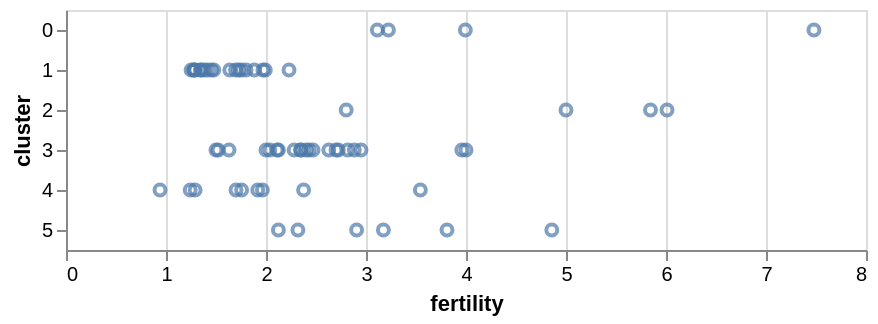

Write notebook code for a chart like this one.
### Markdown cell above
### Y

`y` 인코딩 채널은 마크의 수직 위치(y 좌표)를 설정합니다. 여기서는 서수형(`O`) 데이터 유형을 사용하여 `cluster` 필드를 추가했습니다. 그 결과 각 고유 값에 대해 기본 단계 크기를 가진 대역(band)이 포함된 이산 축이 생성됩니다:

### Code cell
alt.Chart(data2000).mark_point().encode(
    alt.X('fertility:Q'),
    alt.Y('cluster:O')
)

### Figure 1 — Vega-Lite specification as saved in the notebook (floating-point values rounded to 4 significant figures)
{"config": {"view": {"continuousWidth": 400, "continuousHeight": 300}}, "data": {"name": "data-fdeb0b749a6385830bd1445d39ad6ea0"}, "mark": "point", "encoding": {"x": {"type": "quantitative", "field": "fertility"}, "y": {"type": "ordinal", "field": "cluster"}}, "$schema": "https://vega.github.io/schema/vega-lite/v4.8.1.json", "datasets": {"data-fdeb0b749a6385830bd1445d39ad6ea0": [{"year": 2000, "country": "Afghanistan", "cluster": 0, "pop": 23898198, "life_expect": 42.13, "fertility": 7.479}, {"year": 2000, "country": "Argentina", "cluster": 3, "pop": 37497728, "life_expect": 74.34, "fertility": 2.35}, {"year": 2000, "country": "Aruba", "cluster": 3, "pop": 69539, "life_expect": 73.45, "fertility": 2.124}, {"year": 2000, "country": "Australia", "cluster": 4, "pop": 19164620, "life_expect": 80.37, "fertility": 1.756}, {"year": 2000, "country": "Austria", "cluster": 1, "pop": 8113413, "life_expect": 78.98, "fertility": 1.382}, {"year": 2000, "country": "Bahamas", "cluster": 3, "pop": 290075, "life_expect": 71.07, "fertility": 2.111}, {"year": 2000, "country": "Bangladesh", "cluster": 0, "pop": 130406594, "life_expect": 62.01, "fertility": 3.224}, {"year": 2000, "country": "Barbados", "cluster": 3, "pop": 273483, "life_expect": 75.97, "fertility": 1.5}, {"year": 2000, "country": "Belgium", "cluster": 1, "pop": 10263618, "life_expect": 78.32, "fertility": 1.638}, {"year": 2000, "country": "Bolivia", "cluster": 3, "pop": 8152620, "life_expect": 63.88, "fertility": 3.958}, {"year": 2000, "country": "Brazil", "cluster": 3, "pop": 175552771, "life_expect": 71.01, "fertility": 2.345}, {"year": 2000, "country": "Canada", "cluster": 3, "pop": 31278097, "life_expect": 79.77, "fertility": 1.522}, {"year": 2000, "country": "Chile", "cluster": 3, "pop": 15153450, "life_expect": 77.86, "fertility": 2.0}, {"year": 2000, "country": "China", "cluster": 4, "pop": 1262645000, "life_expect": 72.03, "fertility": 1.7}, {"year": 2000, "country": "Colombia", "cluster": 3, "pop": 39685655, "life_expect": 71.68, "fertility": 2.47}, {"year": 2000, "country": "Costa Rica", "cluster": 3, "pop": 3710558, "life_expect": 78.12, "fertility": 2.281}, {"year": 2000, "country": "Croatia", "cluster": 1, "pop": 4410830, "life_expect": 74.88, "fertility": 1.348}, {"year": 2000, "country": "Cuba", "cluster": 3, "pop": 11134273, "life_expect": 77.16, "fertility": 1.63}, {"year": 2000, "country": "Dominican Republic", "cluster": 3, "pop": 8385828, "life_expect": 70.85, "fertility": 2.95}, {"year": 2000, "country": "Ecuador", "cluster": 3, "pop": 12505204, "life_expect": 74.17, "fertility": 2.817}, {"year": 2000, "country": "Egypt", "cluster": 5, "pop": 70492342, "life_expect": 69.81, "fertility": 3.174}, {"year": 2000, "country": "El Salvador", "cluster": 3, "pop": 6122515, "life_expect": 70.73, "fertility": 2.883}, {"year": 2000, "country": "Finland", "cluster": 1, "pop": 5168595, "life_expect": 78.37, "fertility": 1.754}, {"year": 2000, "country": "France", "cluster": 1, "pop": 59381628, "life_expect": 79.59, "fertility": 1.883}, {"year": 2000, "country": "Georgia", "cluster": 1, "pop": 4777209, "life_expect": 70.48, "fertility": 1.478}, {"year": 2000, "country": "Germany", "cluster": 1, "pop": 82187909, "life_expect": 78.67, "fertility": 1.346}, {"year": 2000, "country": "Greece", "cluster": 1, "pop": 10559110, "life_expect": 78.26, "fertility": 1.277}, {"year": 2000, "country": "Grenada", "cluster": 3, "pop": 89312, "life_expect": 67.75, "fertility": 2.429}, {"year": 2000, "country": "Haiti", "cluster": 3, "pop": 7306302, "life_expect": 58.14, "fertility": 4.0}, {"year": 2000, "country": "Hong Kong", "cluster": 4, "pop": 6658720, "life_expect": 81.5, "fertility": 0.94}, {"year": 2000, "country": "Iceland", "cluster": 1, "pop": 281043, "life_expect": 80.5, "fertility": 1.993}, {"year": 2000, "country": "India", "cluster": 0, "pop": 1007702000, "life_expect": 62.88, "fertility": 3.113}, {"year": 2000, "country": "Indonesia", "cluster": 4, "pop": 206265000, "life_expect": 68.59, "fertility": 2.376}, {"year": 2000, "country": "Iran", "cluster": 5, "pop": 65660289, "life_expect": 69.45, "fertility": 2.124}, {"year": 2000, "country": "Iraq", "cluster": 5, "pop": 22675617, "life_expect": 57.05, "fertility": 4.858}, {"year": 2000, "country": "Ireland", "cluster": 1, "pop": 3791690, "life_expect": 77.78, "fertility": 1.969}, {"year": 2000, "country": "Israel", "cluster": 5, "pop": 5842454, "life_expect": 79.7, "fertility": 2.906}, {"year": 2000, "country": "Italy", "cluster": 1, "pop": 57719337, "life_expect": 80.24, "fertility": 1.286}, {"year": 2000, "country": "Jamaica", "cluster": 3, "pop": 2615467, "life_expect": 72.05, "fertility": 2.628}, {"year": 2000, "country": "Japan", "cluster": 4, "pop": 126699784, "life_expect": 82.0, "fertility": 1.291}, {"year": 2000, "country": "Kenya", "cluster": 2, "pop": 29985839, "life_expect": 50.99, "fertility": 5.0}, {"year": 2000, "country": "South Korea", "cluster": 4, "pop": 21647682, "life_expect": 66.66, "fertility": 1.917}, {"year": 2000, "country": "North Korea", "cluster": 4, "pop": 47351083, "life_expect": 77.05, "fertility": 1.242}, {"year": 2000, "country": "Lebanon", "cluster": 5, "pop": 3578036, "life_expect": 71.03, "fertility": 2.319}, {"year": 2000, "country": "Mexico", "cluster": 3, "pop": 99926620, "life_expect": 74.9, "fertility": 2.401}, {"year": 2000, "country": "Netherlands", "cluster": 1, "pop": 15907853, "life_expect": 78.53, "fertility": 1.726}, {"year": 2000, "country": "New Zealand", "cluster": 4, "pop": 3819762, "life_expect": 79.11, "fertility": 1.964}, {"year": 2000, "country": "Nigeria", "cluster": 2, "pop": 114306700, "life_expect": 46.61, "fertility": 5.845}, {"year": 2000, "country": "Norway", "cluster": 1, "pop": 4492400, "life_expect": 79.05, "fertility": 1.801}, {"year": 2000, "country": "Pakistan", "cluster": 0, "pop": 146342958, "life_expect": 63.61, "fertility": 3.994}, {"year": 2000, "country": "Peru", "cluster": 3, "pop": 25979722, "life_expect": 69.91, "fertility": 2.7}, {"year": 2000, "country": "Philippines", "cluster": 4, "pop": 79739825, "life_expect": 70.3, "fertility": 3.544}, {"year": 2000, "country": "Poland", "cluster": 1, "pop": 38654164, "life_expect": 74.67, "fertility": 1.251}, {"year": 2000, "country": "Portugal", "cluster": 1, "pop": 10335597, "life_expect": 77.29, "fertility": 1.454}, {"year": 2000, "country": "Rwanda", "cluster": 2, "pop": 7507056, "life_expect": 43.41, "fertility": 6.01}, {"year": 2000, "country": "Saudi Arabia", "cluster": 5, "pop": 23153090, "life_expect": 71.63, "fertility": 3.81}, {"year": 2000, "country": "South Africa", "cluster": 2, "pop": 44066197, "life_expect": 53.37, "fertility": 2.802}, {"year": 2000, "country": "Spain", "cluster": 1, "pop": 40016081, "life_expect": 79.78, "fertility": 1.287}, {"year": 2000, "country": "Switzerland", "cluster": 1, "pop": 7266920, "life_expect": 80.62, "fertility": 1.415}, {"year": 2000, "country": "Turkey", "cluster": 1, "pop": 65666677, "life_expect": 70.84, "fertility": 2.23}, {"year": 2000, "country": "United Kingdom", "cluster": 1, "pop": 59522468, "life_expect": 78.47, "fertility": 1.695}, {"year": 2000, "country": "United States", "cluster": 3, "pop": 282338631, "life_expect": 77.31, "fertility": 2.038}, {"year": 2000, "country": "Venezuela", "cluster": 3, "pop": 23542649, "life_expect": 72.77, "fertility": 2.723}]}}
